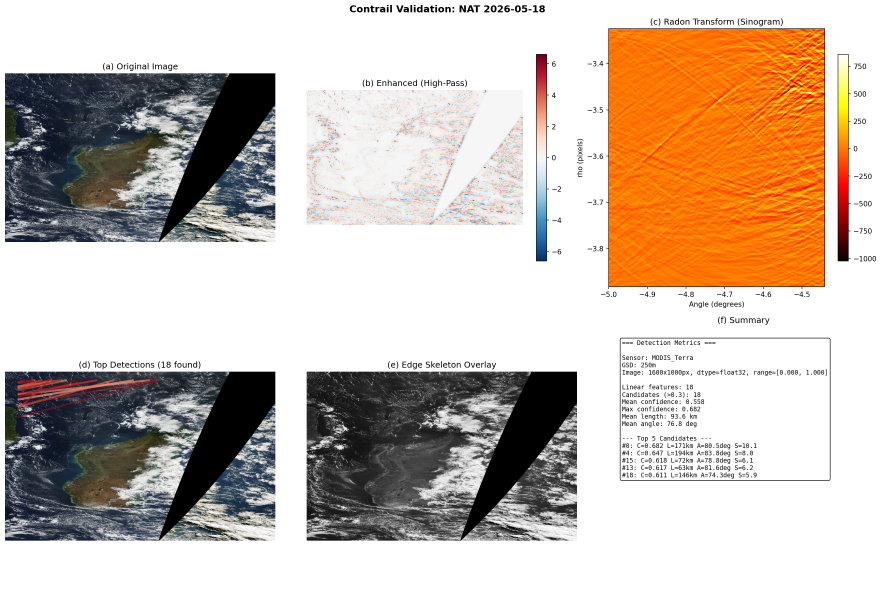
#> input picture data/skyprint/validation_nat_vis.png, 2650 x 1771 px (shown at 1/3 size)
$ python -i skyprint_agent.py   (imports and definitions only)
#> lines starting #> are read from the running program, lines starting #| are printed output that depends on the picture
"""
SkyPrint Agent — Contrail & Anomaly Screening Pipeline for Satellite Imagery
=============================================================================
An open-source tool agent for human-in-the-loop satellite anomaly detection.

Pipeline stages:
  1. Image Acquisition  — NASA GIBS auto-download (given bbox + time window)
  2. Coarse Screening   — Radon transform linear feature extraction (~16 candidates/frame)
  3. Advanced Discriminators:
     a. Texture Entropy     — gradient orientation consistency along candidate line
     b. Parallel Track Pair — find paired lines with contrail-typical separation
     c. Multi-Temporal Diff — compare same region at different times
  4. Scoring & Ranking     — weighted ensemble for human review priority
  5. Review Package        — annotated PNGs + JSON report + ranked candidate list

Design philosophy:
  - NOT a fully automatic classifier (that doesn't work for contrails)
  - A screening pipeline that reduces ~10^6 km^2 per frame to ~16 candidates
  - Human analyst reviews annotated output in ~30 seconds per frame
  - Modular: each discriminator can be enabled/disabled independently

Usage:
  python skyprint_agent.py --bbox "31S,38S,92E,104E" --date 2014-03-08 \
      --window 7 --output review_package/

Author: math-science agent
Date: 2026-05-20
"""

import numpy as np
import matplotlib
# [1 line not run here, left out]
import matplotlib.pyplot as plt
from matplotlib.patches import Rectangle, Circle, FancyArrowPatch, Ellipse, Polygon
from matplotlib.collections import LineCollection
from scipy.ndimage import gaussian_filter, binary_dilation, binary_erosion, sobel
from scipy.ndimage import label as ndimage_label
from scipy.ndimage import map_coordinates
from skimage.transform import radon, iradon
from skimage.feature import canny
from skimage.morphology import skeletonize
from scipy.signal import find_peaks
import json
import os
import sys
import time
import argparse
import warnings
from collections import defaultdict
from datetime import datetime, timedelta

# [1 line not run here, left out]


# [10 lines left out: function _get_endpoints, not called in this run]

# === Import existing contrail detector for Radon screening stage ===
_this_dir = os.path.dirname(os.path.abspath(__file__))
sys.path.insert(0, _this_dir)
from contrail_detector import (
    ContrailDetector, AtmosphericModel, ContrailPhysics,
    SensorModel, fetch_worldview_image
)

# =============================================================================
# Stage 1: Image Acquisition
# =============================================================================

class GIBSImageAcquirer:
    """
    Automated image acquisition from NASA GIBS.

    Handles:
    - Bbox parsing (various formats)
    - Time window iteration
    - Multi-sensor support (MODIS Terra/Aqua, VIIRS)
    - Automatic retry with backoff
    - Cache management
    """

    GIBS_URL = ("https://gibs.earthdata.nasa.gov/wms/epsg4326/best/wms.cgi"
                "?service=WMS&version=1.3.0&request=GetMap"
                "&format=image/png&transparent=false"
                "&crs=EPSG:4326"
                "&layers={layer}"
                "&styles=default"
                "&bbox={bbox}"
                "&width={width}&height={height}"
                "&time={time}")

    LAYERS = {
        'MODIS_Terra_TrueColor': 'MODIS_Terra_CorrectedReflectance_TrueColor',
        'MODIS_Aqua_TrueColor': 'MODIS_Aqua_CorrectedReflectance_TrueColor',
        'VIIRS_TrueColor': 'VIIRS_SNPP_CorrectedReflectance_TrueColor',
        'MODIS_Terra_Bands721': 'MODIS_Terra_CorrectedReflectance_Bands721',
        'MODIS_Aqua_Bands721': 'MODIS_Aqua_CorrectedReflectance_Bands721',
    }

    # [150 lines left out: functions __init__, parse_bbox, acquire, acquire_window, not called in this run]


# =============================================================================
# Stage 2: Coarse Screening (Radon-based, reuse existing ContrailDetector)
# =============================================================================

class CoarseScreener:
    """
    Wraps ContrailDetector for coarse linear feature extraction.

    Returns raw Radon peak candidates before classification,
    because the advanced discriminators will handle classification.
    """

    def __init__(self, sensor_name='MODIS_Terra'):
        self.detector = ContrailDetector(sensor_name=sensor_name)

    # [68 lines left out: functions _prepare_image, screen, screen_raw_radon, not called in this run]


# =============================================================================
# Stage 3a: Texture Entropy Discriminator
# =============================================================================

class TextureEntropyDiscriminator:
    """
    Analyzes gradient orientation consistency along candidate line.

    Physical basis:
    - Contrails are smooth, straight ice-crystal lines
    - Cloud edges have chaotic, multi-directional texture
    - Gradient vectors along a contrail should point CONSISTENTLY
      perpendicular to the line (bright line against dark background)
    - Cloud boundaries have randomly oriented gradients

    Metric: orientation entropy of gradient vectors in a band along the line
    Lower entropy = more contrail-like (consistent edge orientation)
    """

    def __init__(self, gradient_sigma=1.5, band_half_width=15):
        self.gradient_sigma = gradient_sigma
        self.band_half_width = band_half_width

    def compute_gradient_field(self, image):
        """Compute gradient orientation field from grayscale image."""
        if image.ndim == 3:
            gray = np.mean(image[:, :, :3], axis=2)
        else:
            gray = image

        # Smooth to reduce noise
        smoothed = gaussian_filter(gray.astype(float), sigma=self.gradient_sigma)

        # Sobel gradients
        Gx = sobel(smoothed, axis=1)
        Gy = sobel(smoothed, axis=0)

        # Magnitude and orientation
        magnitude = np.sqrt(Gx**2 + Gy**2)
        orientation = np.arctan2(Gy, Gx)  # [-pi, pi]

        return magnitude, orientation, Gx, Gy

    # [121 lines left out: functions sample_along_line, orientation_entropy, score, not called in this run]


# =============================================================================
# Stage 3b: Parallel Track Pair Discriminator
# =============================================================================

class ParallelTrackDiscriminator:
    """
    Find paired linear features with contrail-typical geometry.

    Physical basis:
    - Aircraft contrails often appear in pairs (2 engines → 2 parallel trails)
    - Even from 4-engine aircraft, the paired structure is visible
    - Contrails spread: initial separation ~30-50m (engine spacing)
    - After diffusion aging: apparent width ~1-5km in satellite imagery
    - Paired structure: two near-parallel lines separated by 1-5km

    Cloud boundaries:
    - May have multiple edges, but not at consistent 1-5km parallel separation
    - Random orientation and spacing

    Metric: find pairs of Radon candidates with:
    - |angle1 - angle2| < 5 degrees (near-parallel)
    - 1km < separation < 5km (contrail-typical)
    - Similar prominence (companion line should also be strong)
    """

    # [137 lines left out: functions __init__, line_from_candidate, line_separation_distance, find_pairs, score_candidates, not called in this run]


# =============================================================================
# Stage 3c: Multi-Temporal Difference Discriminator
# =============================================================================

class MultiTemporalDiscriminator:
    """
    Compare same region at different times to isolate transient features.

    Physical basis:
    - Contrails: transient (hours), appear in one image, gone in another
    - Cloud edges: persistent or slow-moving
    - Coastlines / terrain: stationary across all times
    - Ocean: relatively stable brightness

    Pipeline:
    1. For each candidate in image_t1, extract pixel values along the line
    2. Extract values at the same spatial location from image_t2
    3. Compute difference: if it's a contrail, difference should be large
       (contrail in t1, none in t2 → large |delta|)
    4. If multiple time points available, compute temporal variance
    """

    def __init__(self, min_temporal_change=0.05):
        self.min_change = min_temporal_change

    # [166 lines left out: functions register_images, temporal_contrast_along_line, score_with_reference, not called in this run]


# =============================================================================
# Stage 3d: Cloud Edge vs Contrail Discriminator
# =============================================================================

class CloudDiscriminator:
    """
    Distinguish contrails from cloud edges using physical features.

    Physical basis:
    - Thick clouds are very bright (VIS albedo >0.6) — contrails less so (0.2-0.5)
    - Contrails on dark ocean: high local contrast (bright line vs dark bg)
    - Cloud edges on bright cloud: low local contrast (similar brightness on both sides)
    - Contrails have sharper cross-track profile (narrow with steep edges)
    - Aged contrails become diffuse but still narrower than cloud boundaries

    Metrics:
    1. Mean brightness along candidate line (high = cloud)
    2. Local contrast ratio vs surrounding background (high = contrail on ocean)
    3. Cross-track edge sharpness (contrast gradient steepness)

    Combined output: cloud_score in [0,1], 0 = contrail-like, 1 = cloud-like
    """

    def __init__(self, brightness_threshold=0.55, min_contrast=0.08):
        self.brightness_threshold = brightness_threshold
        self.min_contrast = min_contrast

    # [90 lines left out: functions sample_line_profile, score, not called in this run]


# =============================================================================
# Stage 4: Ensemble Scoring & Ranking
# =============================================================================

class ContrailScorer:
    """
    Weighted ensemble of discriminators for final contrail probability.

    Weights (configurable):
    - geometry:      0.25  (FWHM, length, straightness from base detector)
    - texture:       0.15  (orientation entropy from TextureEntropyDiscriminator)
    - parallel_pair: 0.15  (bonus for forming a paired track)
    - temporal:      0.10  (transience vs persistence)
    - context:       0.10  (ocean fraction, swath gap, land avoidance)
    - cloud:         0.25  (brightness + contrast — cloud vs contrail)
    """

    # [66 lines left out: functions __init__, score, not called in this run]


# =============================================================================
# Stage 5: Review Package Output
# =============================================================================

class ReviewPackageGenerator:
    """
    Generate annotated review package for human analysis.

    Outputs per frame:
    - annotated PNG with candidates numbered and color-coded by confidence
    - JSON summary with ranked candidate list and all features
    - Optional: individual candidate zoom-in panels
    """

    def __init__(self, output_dir='review_package'):
        self.output_dir = output_dir
        os.makedirs(output_dir, exist_ok=True)

    # [284 lines left out: functions generate, _generate_closeups, export_json, not called in this run]


# =============================================================================
# SkyPrint Agent — Main Pipeline Orchestrator
# =============================================================================

class SkyPrintAgent:
    """
    Main orchestrator for the SkyPrint screening pipeline.

    Usage:
        agent = SkyPrintAgent()
        agent.run(bbox="31S,38S,92E,104E", start_date="2014-03-08",
                  end_date="2014-03-15", output_dir="review_mh370/")
    """

    # [340 lines left out: functions __init__, run_single, run_window, _generate_summary, main, not called in this run]


# [2 lines not run here, left out]

>>> import cv2
>>> picture = cv2.imread('../data/skyprint/validation_nat_vis.png', cv2.IMREAD_GRAYSCALE)
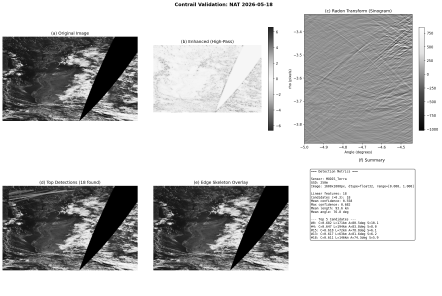
#> picture: shape (1771, 2650) (shown at 1/6 size); min 0, max 255, mean 192.4
>>> result = TextureEntropyDiscriminator().compute_gradient_field(picture)
#> in compute_gradient_field, `Gx = sobel(smoothed, axis=1)`:
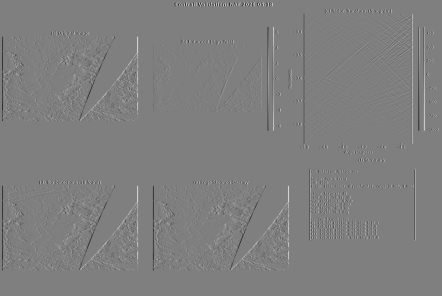
#> Gx: shape (1771, 2650) float64 (shown at 1/6 size); min -488.2, max 488.5, mean 0; drawn with min black and max white
#> in compute_gradient_field, `Gy = sobel(smoothed, axis=0)`:
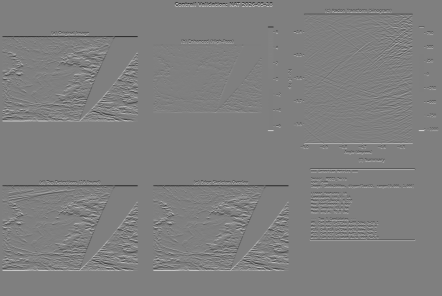
#> Gy: shape (1771, 2650) float64 (shown at 1/6 size); min -488.5, max 485.3, mean 0; drawn with min black and max white
#> in compute_gradient_field, `magnitude = np.sqrt(Gx**2 + Gy**2)`:
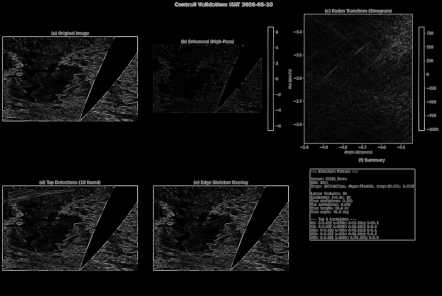
#> magnitude: shape (1771, 2650) float64 (shown at 1/6 size); min 0, max 491.9, mean 27.9; drawn with min black and max white
#> in compute_gradient_field, `orientation = np.arctan2(Gy, Gx)`:
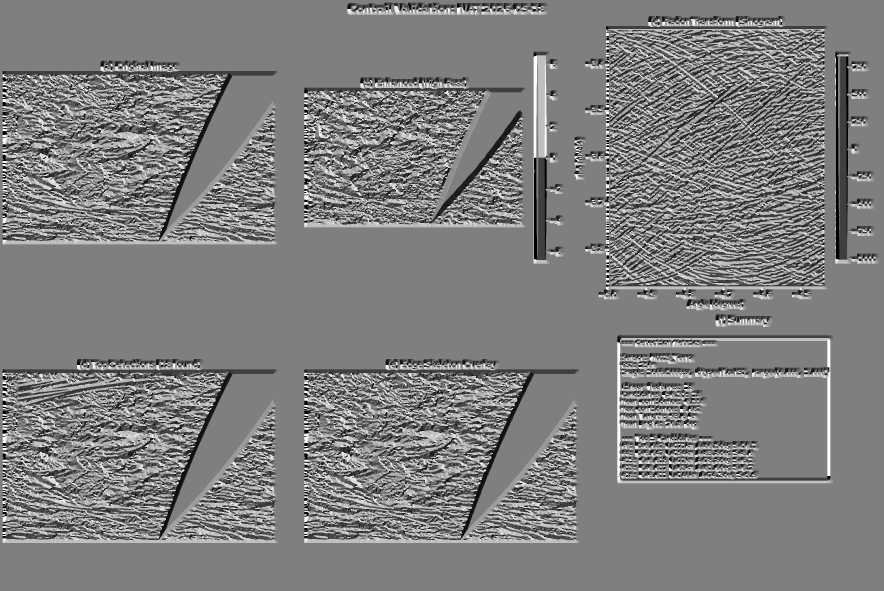
#> orientation: shape (1771, 2650) float64 (shown at 1/3 size); min -3.14, max 3.14, mean -0.00989; drawn with min black and max white

$ run again, on data/skyprint/neg_control_debug.png
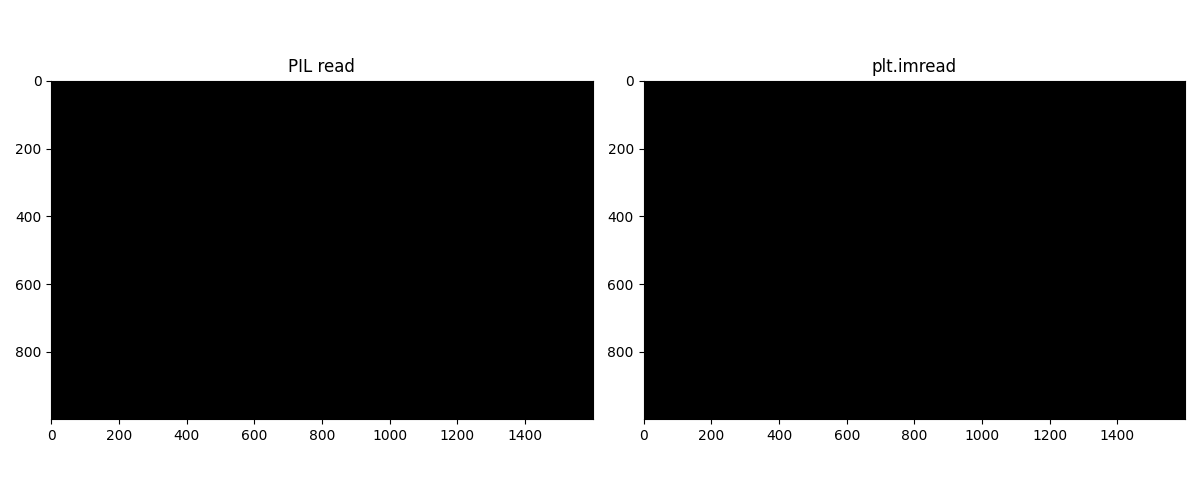
#> input picture data/skyprint/neg_control_debug.png, 1200 x 500 px
#> picture is the input picture: shape (500, 1200); min 0, max 255, mean 97.4
#> in compute_gradient_field, `magnitude = np.sqrt(Gx**2 + Gy**2)`:
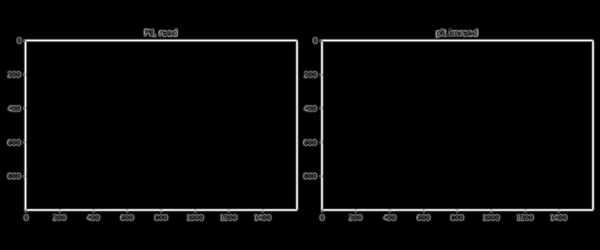
#> magnitude: shape (500, 1200) float64 (shown at 1/2 size); min 0, max 488.5, mean 15.1; drawn with min black and max white
#> in compute_gradient_field, `orientation = np.arctan2(Gy, Gx)`:
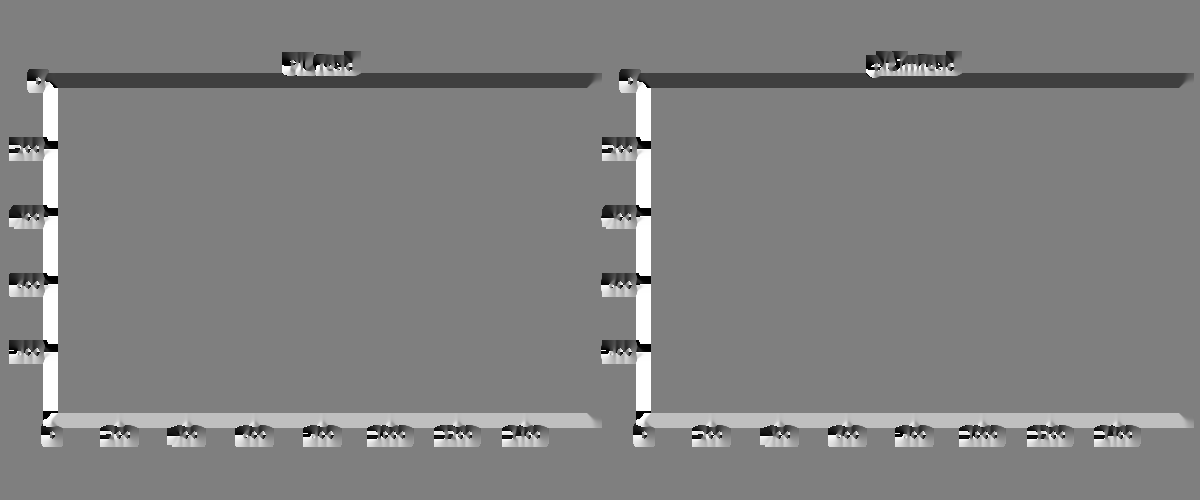
#> orientation: shape (500, 1200) float64; min -3.14, max 3.14, mean 0.0391; drawn with min black and max white

$ run again, on data/skyprint/validation_neg_control_v3.png
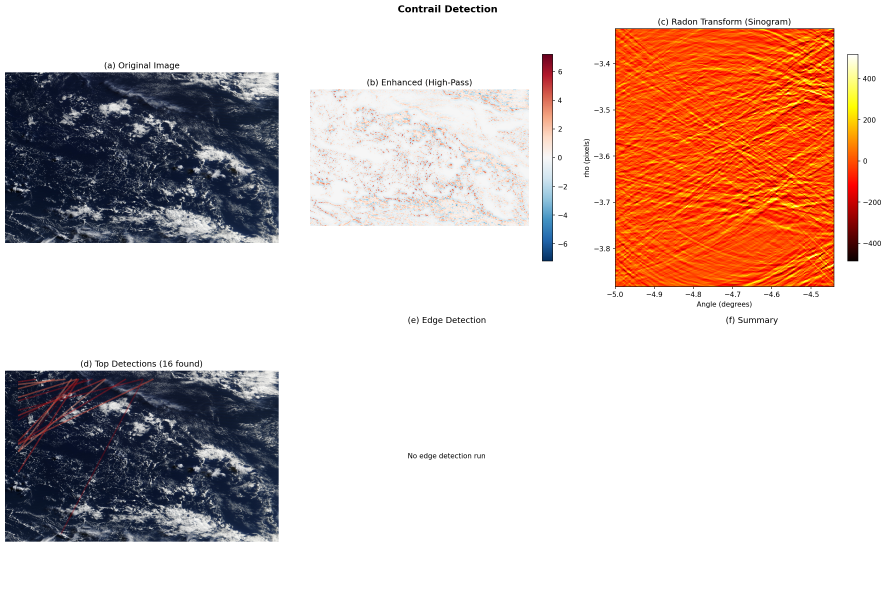
#> input picture data/skyprint/validation_neg_control_v3.png, 2680 x 1771 px (shown at 1/3 size)
#> in compute_gradient_field, `magnitude = np.sqrt(Gx**2 + Gy**2)`:
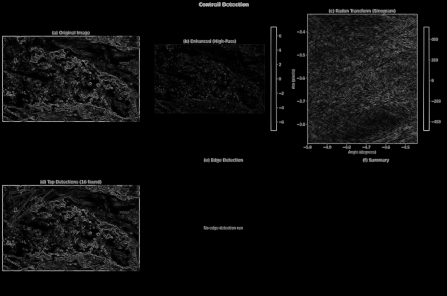
#> magnitude: shape (1771, 2680) float64 (shown at 1/6 size); min 0, max 487.9, mean 22.8; drawn with min black and max white
#> in compute_gradient_field, `orientation = np.arctan2(Gy, Gx)`:
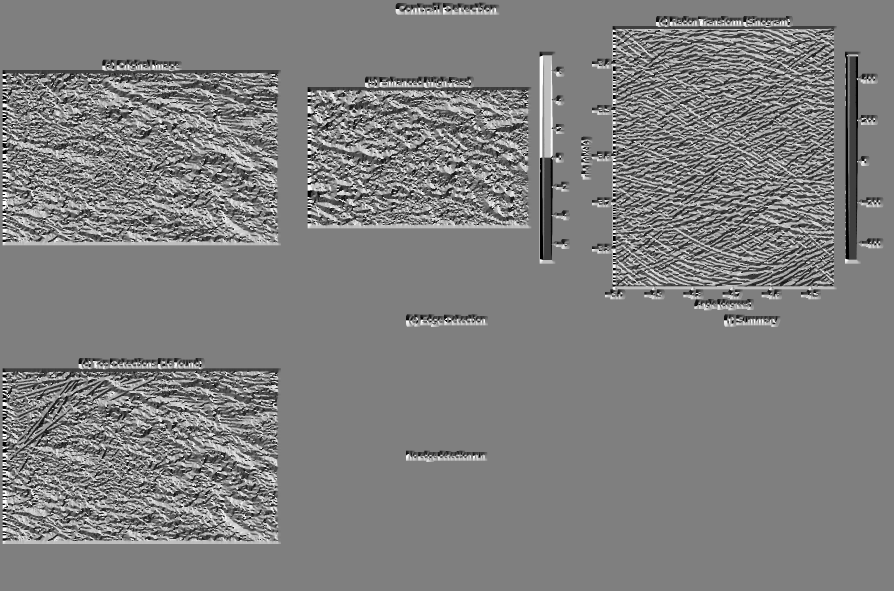
#> orientation: shape (1771, 2680) float64 (shown at 1/3 size); min -3.14, max 3.14, mean 0.00415; drawn with min black and max white
